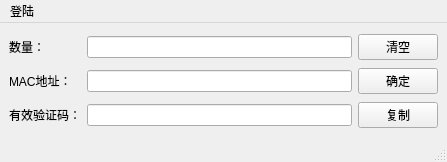
<?xml version="1.0" encoding="UTF-8"?>
<ui version="4.0">
 <class>MainWindow</class>
 <widget class="QMainWindow" name="MainWindow">
  <property name="geometry">
   <rect>
    <x>0</x>
    <y>0</y>
    <width>447</width>
    <height>162</height>
   </rect>
  </property>
  <property name="windowTitle">
   <string>MainWindow</string>
  </property>
  <widget class="QWidget" name="centralwidget">
   <layout class="QGridLayout" name="gridLayout">
    <item row="2" column="0">
     <widget class="QLabel" name="useCodeLabel">
      <property name="text">
       <string>有效验证码：</string>
      </property>
     </widget>
    </item>
    <item row="1" column="2">
     <widget class="QPushButton" name="confirmBtn">
      <property name="text">
       <string>确定</string>
      </property>
     </widget>
    </item>
    <item row="1" column="1">
     <widget class="QLineEdit" name="macLineEdit"/>
    </item>
    <item row="0" column="1">
     <widget class="QLineEdit" name="countLineEdit"/>
    </item>
    <item row="2" column="1">
     <widget class="QLineEdit" name="useCodeLineEdit"/>
    </item>
    <item row="1" column="0">
     <widget class="QLabel" name="macLabel">
      <property name="text">
       <string>MAC地址：</string>
      </property>
     </widget>
    </item>
    <item row="2" column="2">
     <widget class="QPushButton" name="copyBtn">
      <property name="text">
       <string>复制</string>
      </property>
     </widget>
    </item>
    <item row="0" column="0">
     <widget class="QLabel" name="countLabel">
      <property name="text">
       <string>数量：</string>
      </property>
     </widget>
    </item>
    <item row="0" column="2">
     <widget class="QPushButton" name="clearBtn">
      <property name="text">
       <string>清空</string>
      </property>
     </widget>
    </item>
   </layout>
  </widget>
  <widget class="QMenuBar" name="menubar">
   <property name="geometry">
    <rect>
     <x>0</x>
     <y>0</y>
     <width>447</width>
     <height>22</height>
    </rect>
   </property>
   <widget class="QMenu" name="menu">
    <property name="title">
     <string>登陆</string>
    </property>
    <addaction name="actionpassword"/>
   </widget>
   <addaction name="menu"/>
  </widget>
  <widget class="QStatusBar" name="statusbar"/>
  <action name="actionpassword">
   <property name="text">
    <string>输入密码</string>
   </property>
  </action>
 </widget>
 <resources/>
 <connections/>
</ui>
